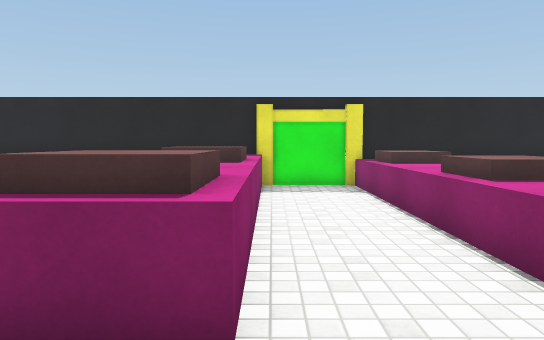
[1] (above)

16 first-person views from a walk through a scene from a Unity 3-D project. The camera is 1.3 m above the floor, tilts 4° down and sees 70° across. The floor is counted in squares, 1 m on a side. Each view is taken from the middle of a square. On the plan, view 1 faces up. The plan holds only what a view shows up to about 16 squares ahead; the rest is blank. The place goes on beyond the plan. Surface patterns are stand-ins for the level's own textures.

[2]
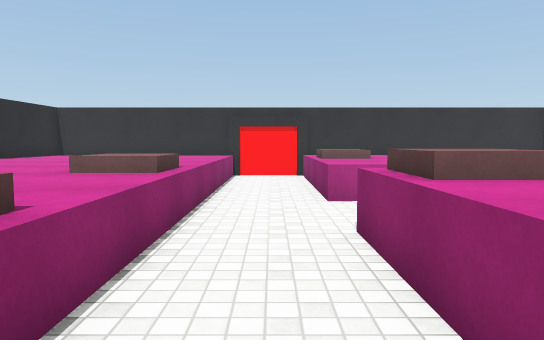

[3]
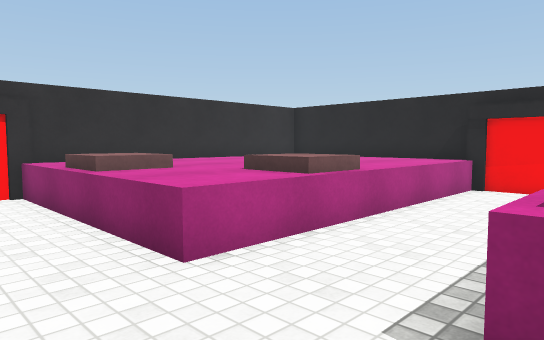

[4]
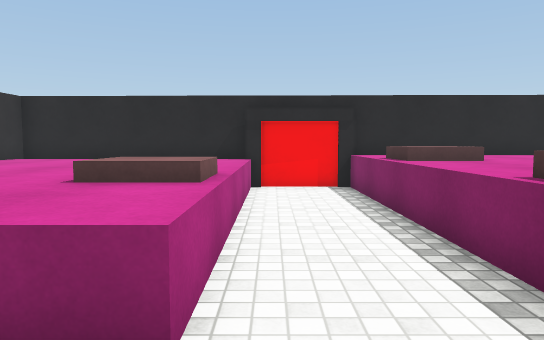

[5]
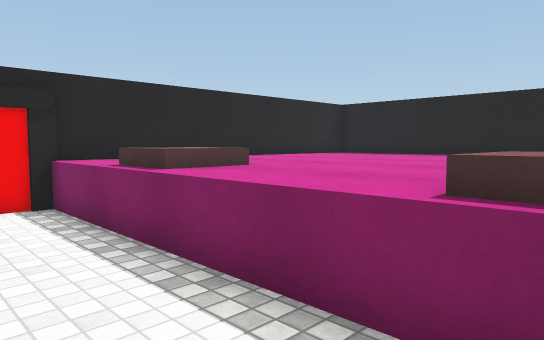

[6]
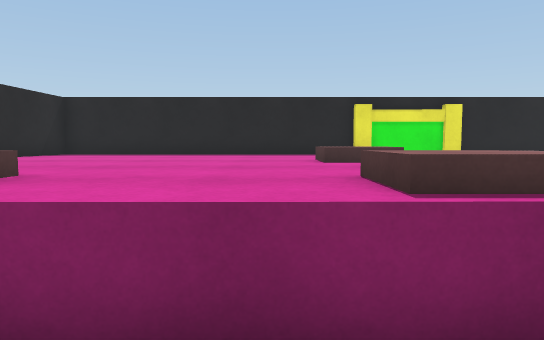

[7]
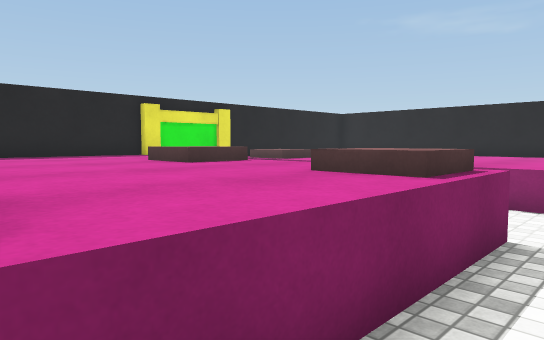

[8]
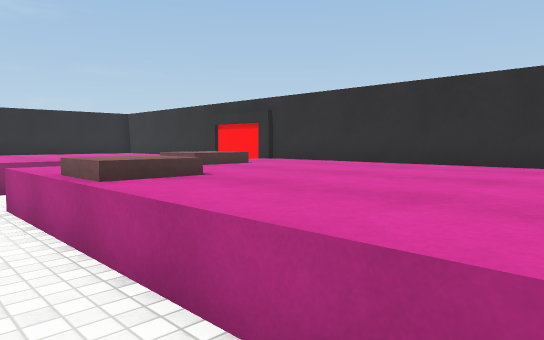

[9]
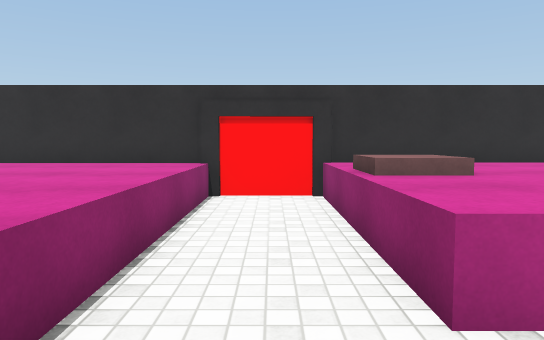

[10]
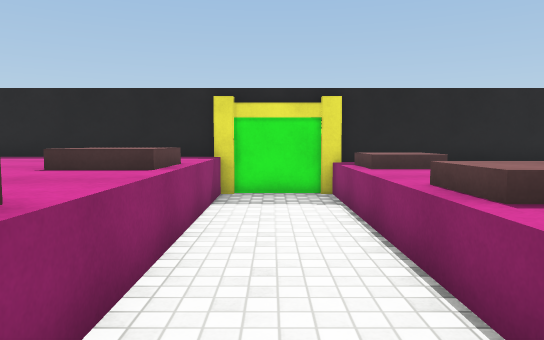

[11]
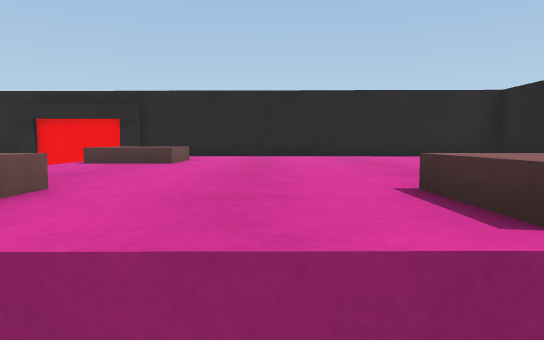

[12]
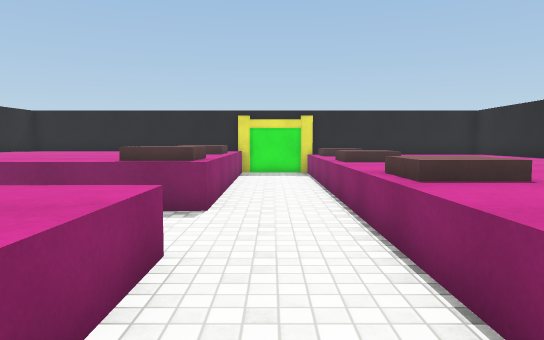

[13]
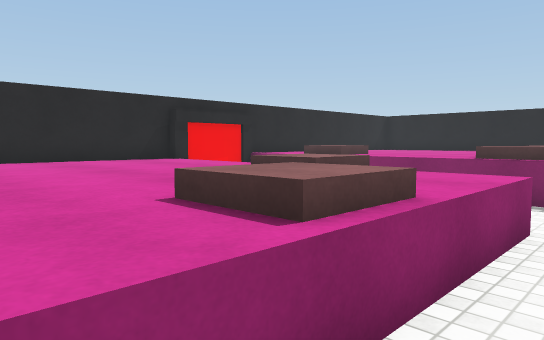

[14]
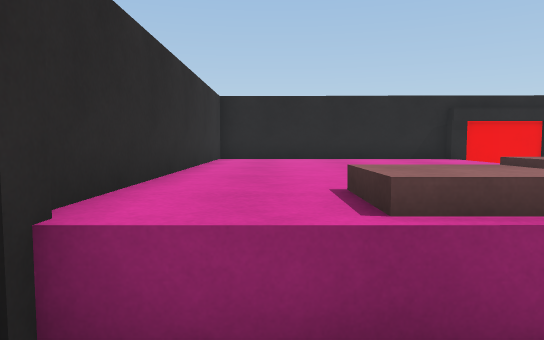

[15]
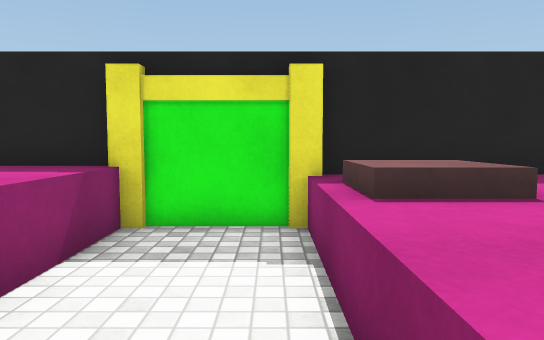

[16]
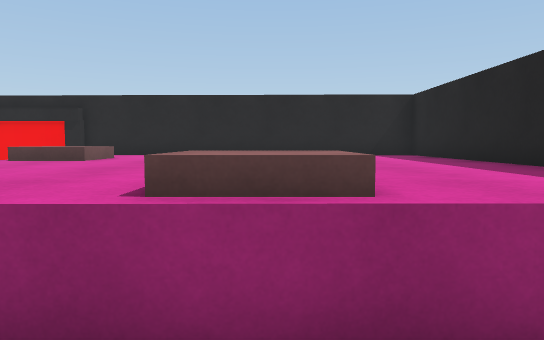

### Floor plan
Key: @ floor where view 1 was taken; # wall or solid block; . floor; = window, fence, low wall or low ledge; ^ raised ledge; B block.
Columns run from 10 left of view 1 to 5 right of it. Each row starts with its distance up from view 1.
 12 #^^^^^^^^^###^^^
 11 #^^^^^^^^^^..^B^
 10 #^^^^^^^^^^..BB^
  9 #^^^^^^^BB=..BB
  8 #^^^^^^^BB=..^^
  7 #^^^^^^^BB=..BB
  6 #^^^^^^^^^^..BB
  5 #^^^^^^^^^^..^B
  4 #^^BB^^^BB=..^^^
  3 #^^BB^^^BB=..^^^
  2 #=.==...==...BB^
  1 #............BB^
  0 #.........@..^B^
 -1 #^^^^^#B^^^..^^
 -2 #^^^^^BB^^^..^^^
 -3 #^^^^^^^^^^..^^^
 -4 #^^^^^^^BB=..^^^
 -5 #^^^^^^^BB=..^^^
 -6 #^^^^^^^^^^..^^^
 -7 #^^^^^^^^^^..^^^
 -8 ##############^^

Positions as (right, up) in squares from view 1, and headings:
1: (0, 0), facing up
2: (1, 8), facing down
3: (2, 3), facing down-left
4: (2, 0), facing left
5: (-1, 0), facing up-left
6: (-3, 0), facing up
7: (-6, 1), facing up-right
8: (-9, 1), facing down-right
9: (1, 2), facing down
10: (1, 2), facing up
11: (1, 6), facing left
12: (1, -5), facing up
13: (1, -7), facing up-left
14: (2, -6), facing left
15: (2, 6), facing up
16: (2, 8), facing left
